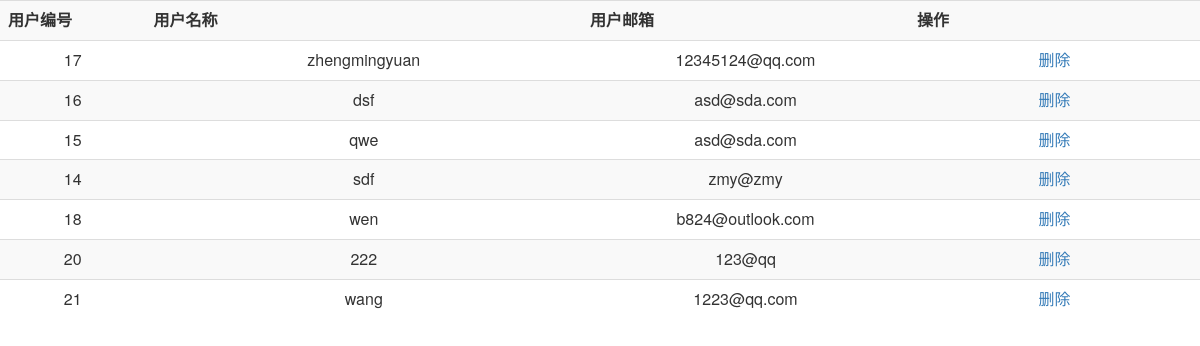
Before: /admin/get_user.php with the older database file.
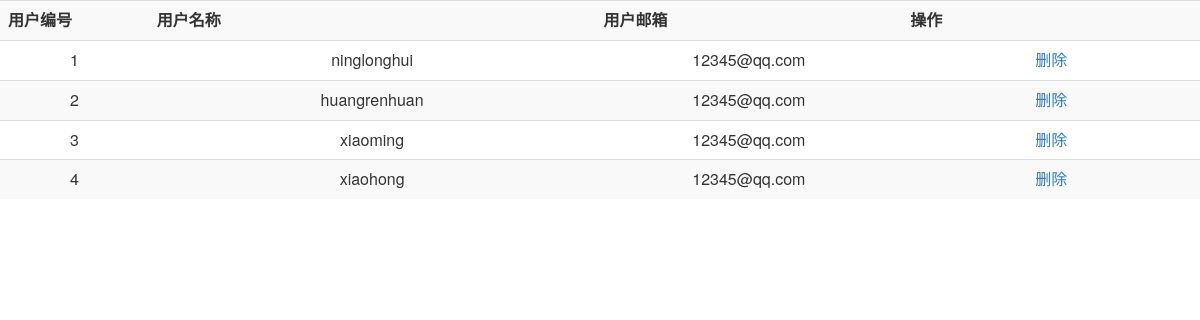
After: the same page with the newer database file.
### tables this page shows
CREATE TABLE `user`
(
    `user_id`  int(10) unsigned NOT NULL AUTO_INCREMENT,
    `username` varchar(30)      NOT NULL,
    `password` varchar(30)      NOT NULL,
    `email`    varchar(30)      NOT NULL,
    PRIMARY KEY (`user_id`)
);

### admin/get_user.php (the view, shortened to what this page needs)
<?php
    require "mysqli_connect.php";
    $sql = "SELECT user_id,username,email FROM user";
    $mysqli_reseult = $mysqli->query($sql);
    if ($mysqli_reseult && $mysqli_reseult->num_rows) {
        $mysqli_reseult->data_seek(0);
        echo "<table class=\"table text-center table-striped\"> <tr>
      <th width=\"5%\">用户编号</th>
      <th width=\"15%\">用户名称</th>
      <th width=\"10%\">用户邮箱</th>
      <th width=\"10%\">操作</th>
    </tr>";
        while ($row = $mysqli_reseult->fetch_assoc()) {
            echo '<tr>';
            echo '<td>' . $row['user_id'] . '</td><td>' . $row['username'] . '</td><td>' . $row['email'] . '</td>';
            echo '<td>
        <div class="button-group">
          <a class="button border-red" href="javascript:void(0)" onclick="';
            echo "return del({$row['user_id']},2)";
            echo '"><span class="icon-trash-o"></span> 删除</a>
        </div>
      </td>';
            echo '</tr>';
        }
        echo "</table>";
    } else {
        echo '么有你想要的东西';
    }

### admin/mysqli_connect.php (shortened to what this page needs)
<?php
    echo "<link rel=\"stylesheet\" href=\"../admin/css/bootstrap.min.css\">";

Changed rows visible on the page:
removed user: user_id "17", username "zhengmingyuan", email "12345124@qq.com"
removed user: user_id "16", username "dsf", email "asd@sda.com"
removed user: user_id "15", username "qwe", email "asd@sda.com"
removed user: user_id "14", username "sdf", email "zmy@zmy"
removed user: user_id "18", username "wen", email "b824@outlook.com"
removed user: user_id "20", username "222", email "123@qq"
removed user: user_id "21", username "wang", email "1223@qq.com"
added user: user_id "1", username "ninglonghui", email "12345@qq.com"
added user: user_id "2", username "huangrenhuan", email "12345@qq.com"
added user: user_id "3", username "xiaoming", email "12345@qq.com"
added user: user_id "4", username "xiaohong", email "12345@qq.com"
